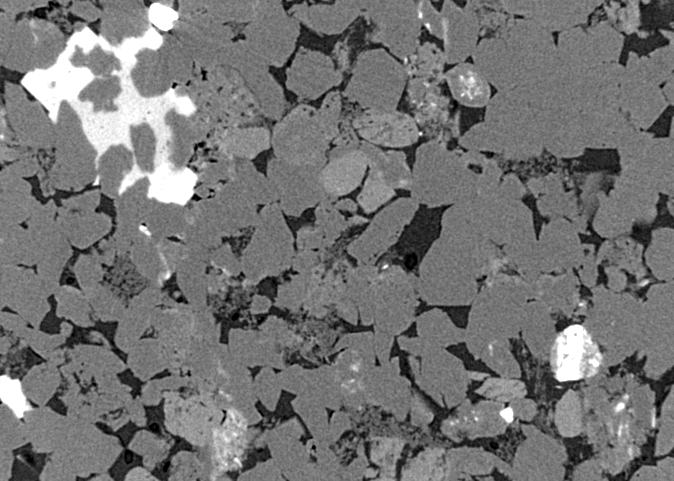
#> input picture Additional Materials/L14_Code/sandstone.tif, 674 x 481 px, found by its file name
$ jupyter execute FT_images.ipynb
#> lines starting #> are read from the running program, lines starting #| are printed output that depends on the picture
[cell 1]
from cv2 import cv2
from matplotlib import pyplot as plt
import numpy as np
from google.colab import drive
drive.mount('/content/drive')

[cell 2]
img = cv2.imread('/content/drive/MyDrive/images/L10/sandstone.tif', 0) # load an image
#> img is the input picture: shape (481, 674); min 0, max 255, mean 115.4

#Output is a 2D complex array. 1st channel real and 2nd imaginary
#For fft in opencv input image needs to be converted to float32
dft = cv2.dft(np.float32(img), flags=cv2.DFT_COMPLEX_OUTPUT)

#Rearranges a Fourier transform X by shifting the zero-frequency
#component to the center of the array.
#Otherwise it starts at the tope left corenr of the image (array)
dft_shift = np.fft.fftshift(dft)

##Magnitude of the function is 20.log(abs(f))
#For values that are 0 we may end up with indeterminate values for log.
#So we can add 1 to the array to avoid seeing a warning.
magnitude_spectrum = 20 * np.log(cv2.magnitude(dft_shift[:, :, 0], dft_shift[:, :, 1]))
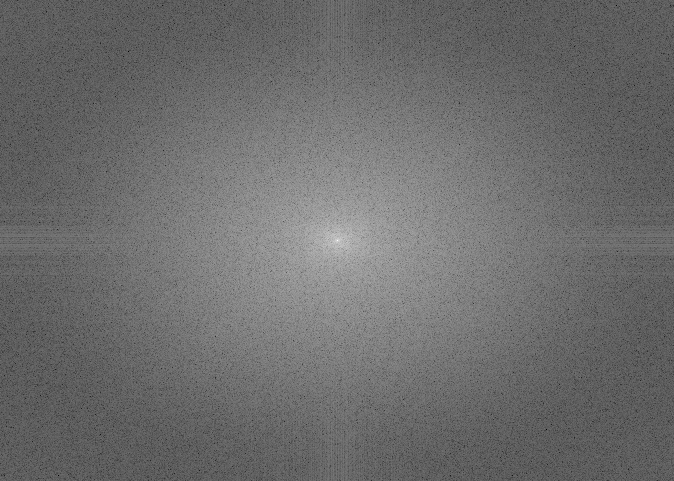
#> magnitude_spectrum: shape (481, 674) float32; min 8.83, max 348.8, mean 154; drawn with min black and max white

[cell 3]
# Circular HPF mask, center circle is 0, remaining all ones
#Can be used for edge detection because low frequencies at center are blocked
#and only high frequencies are allowed. Edges are high frequency components.
#Amplifies noise.


rows, cols = img.shape
#> rows = 481; cols = 674
crow, ccol = int(rows / 2), int(cols / 2)
#> crow = 240; ccol = 337

mask = np.zeros((rows, cols, 2), np.uint8)
r = 100
center = [crow, ccol]
#> center = [240, 337]
x, y = np.ogrid[:rows, :cols]
#> x = 481 values from 0 to 480
mask_area = (x - center[0]) ** 2 + (y - center[1]) ** 2 <= r*r
mask[mask_area] = 1
# apply mask and inverse DFT: Multiply fourier transformed image (values)
#with the mask values.
fshift = dft_shift * mask

#Get the magnitude spectrum (only for plotting purposes)
fshift_mask_mag = 20 * np.log(cv2.magnitude(fshift[:, :, 0], fshift[:, :, 1]))
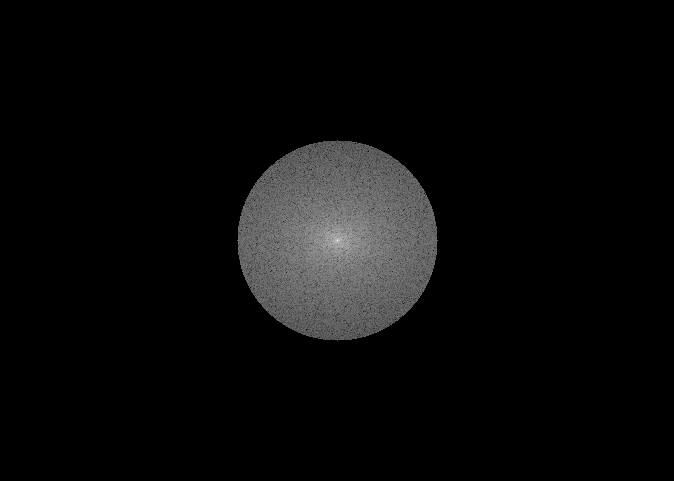
#> fshift_mask_mag: shape (481, 674) float32; 90.31% of the values are NaN or infinite; the others: min 99.05, max 348.8, mean 203.2; drawn with min black, max white, NaN and infinite black

#Inverse shift to shift origin back to top left.
f_ishift = np.fft.ifftshift(fshift)

#Inverse DFT to convert back to image domain from the frequency domain.
#Will be complex numbers
img_back = cv2.idft(f_ishift)

#Magnitude spectrum of the image domain
img_back = cv2.magnitude(img_back[:, :, 0], img_back[:, :, 1])
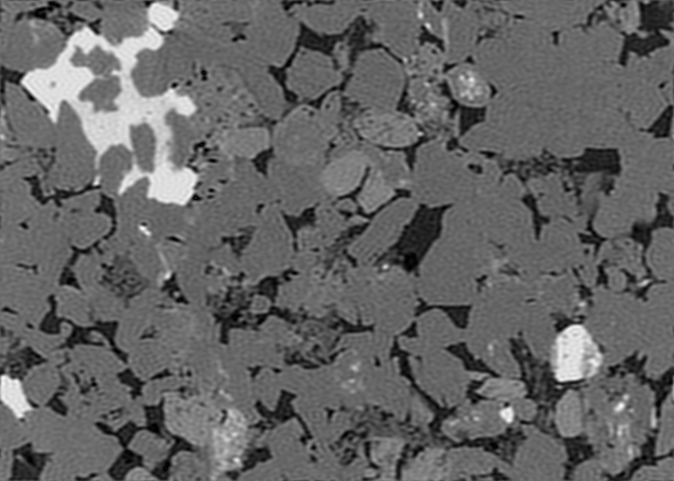
#> img_back: shape (481, 674) float32; min 586, max 94681632, mean 37418652; drawn with min black and max white


fig = plt.figure(figsize=(12, 12))
ax1 = fig.add_subplot(2,2,1)
ax1.imshow(img, cmap='gray')
ax1.title.set_text('Input Image')
ax2 = fig.add_subplot(2,2,2)
ax2.imshow(magnitude_spectrum, cmap='gray')
ax2.title.set_text('FFT of image')
ax3 = fig.add_subplot(2,2,3)
ax3.imshow(fshift_mask_mag, cmap='gray')
ax3.title.set_text('FFT + Mask')
ax4 = fig.add_subplot(2,2,4)
ax4.imshow(img_back, cmap='gray')
ax4.title.set_text('After inverse FFT')
plt.show()
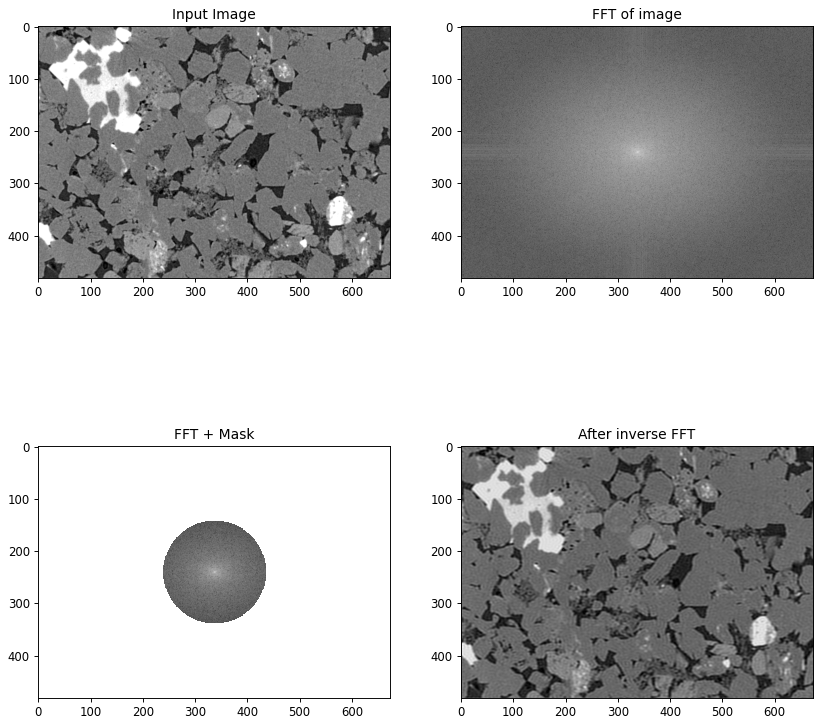
#> figure drawn by matplotlib, 4 panels
